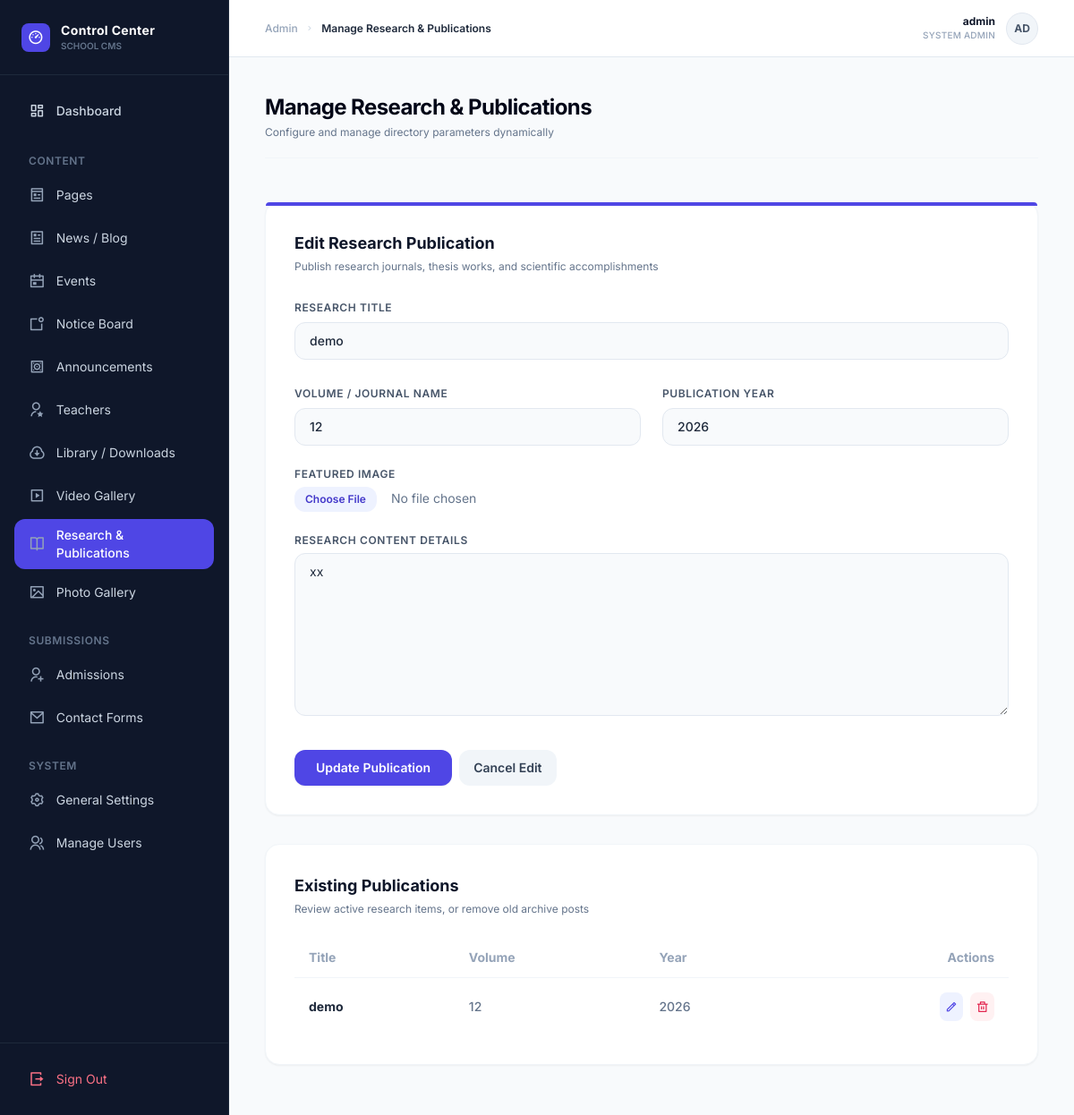
Page /admin/manage_research.php?edit=1 (signed in) on the committed database.
### tables this page shows
CREATE TABLE `research_publications` (
  `id` int(11) NOT NULL,
  `title` varchar(255) NOT NULL,
  `content` text NOT NULL,
  `volume` varchar(50) DEFAULT NULL,
  `year` varchar(10) DEFAULT NULL,
  `image_path` varchar(255) DEFAULT NULL,
  `created_at` timestamp NOT NULL DEFAULT current_timestamp()
);

### admin/manage_research.php (the view, shortened to what this page needs)
<?php
include '../includes/admin_header.php';
$edit_pub = null;
if (isset($_GET['edit'])) {
    $id_to_edit = $_GET['edit'];
    $stmt = $conn->prepare("SELECT * FROM research_publications WHERE id = ?");
    $stmt->bind_param("i", $id_to_edit);
    $stmt->execute();
    $edit_pub = $stmt->get_result()->fetch_assoc();
}
$publications_result = $conn->query("SELECT * FROM research_publications ORDER BY id DESC");
?>
<div class="max-w-6xl mx-auto space-y-8 py-4">
    <div class="bg-white rounded-2xl border border-slate-100 shadow-sm p-6 lg:p-8 relative">
        <div class="absolute top-0 left-0 right-0 h-1 bg-indigo-600 rounded-t-2xl"></div>
        <div class="mb-6">
            <h3 class="text-lg font-bold text-slate-900"><?= $edit_pub ? 'Edit Research Publication' : 'Add New Research Publication' ?></h3>
            <p class="text-xs text-slate-500 mt-1">Publish research journals, thesis works, and scientific accomplishments</p>
        </div>
        <form action="manage_research.php" method="POST" enctype="multipart/form-data" class="space-y-6">
            <div class="grid grid-cols-1 md:grid-cols-2 gap-6">
                <div class="space-y-1.5 md:col-span-2">
                    <label for="title" class="text-xs font-semibold text-slate-600 uppercase tracking-wider">Research Title</label>
                    <input
                        type="text"
                        name="title"
                        id="title"
                        value="<?= htmlspecialchars($edit_pub['title'] ?? '') ?>"
                        placeholder="e.g. Impact of Machine Learning on Climate Data Processing"
                        class="w-full px-4 py-2.5 bg-slate-50 border border-slate-200 rounded-xl focus:outline-none focus:ring-2 focus:ring-indigo-500/20 focus:border-indigo-500 focus:bg-white text-sm transition font-medium"
                        required
                    >
                </div>
                <div class="space-y-1.5">
                    <label for="volume" class="text-xs font-semibold text-slate-600 uppercase tracking-wider">Volume / Journal Name</label>
                    <input
                        type="text"
                        name="volume"
                        id="volume"
                        value="<?= htmlspecialchars($edit_pub['volume'] ?? '') ?>"
                        placeholder="e.g. Vol. 14 or DMU Journal"
                        class="w-full px-4 py-2.5 bg-slate-50 border border-slate-200 rounded-xl focus:outline-none focus:ring-2 focus:ring-indigo-500/20 focus:border-indigo-500 focus:bg-white text-sm transition font-medium"
                    >
                </div>
                <div class="space-y-1.5">
                    <label for="year" class="text-xs font-semibold text-slate-600 uppercase tracking-wider">Publication Year</label>
                    <input
                        type="text"
                        name="year"
                        id="year"
                        value="<?= htmlspecialchars($edit_pub['year'] ?? '') ?>"
                        placeholder="e.g. 2026"
                        class="w-full px-4 py-2.5 bg-slate-50 border border-slate-200 rounded-xl focus:outline-none focus:ring-2 focus:ring-indigo-500/20 focus:border-indigo-500 focus:bg-white text-sm transition font-medium"
                    >
                </div>
                <div class="space-y-1.5 md:col-span-2">
                    <label for="research_image" class="text-xs font-semibold text-slate-600 uppercase tracking-wider block">Featured Image</label>
                    <input
                        type="file"
                        name="research_image"
                        id="research_image"
                        class="block w-full text-sm text-slate-500 file:mr-4 file:py-1.5 file:px-3 file:rounded-xl file:border-0 file:text-xs file:font-semibold file:bg-indigo-50 file:text-indigo-700 hover:file:bg-indigo-100 transition cursor-pointer"
                    >
                </div>
                <div class="space-y-1.5 md:col-span-2">
                    <label for="content" class="text-xs font-semibold text-slate-600 uppercase tracking-wider block font-bold">Research Content Details</label>
                    <textarea
                        name="content"
                        id="content"
                        rows="8"
                        placeholder="Provide details of the research publications, full thesis writeups, abstracts, or external publication links."
                        class="w-full px-4 py-2.5 bg-slate-50 border border-slate-200 rounded-xl focus:outline-none focus:ring-2 focus:ring-indigo-500/20 focus:border-indigo-500 focus:bg-white text-sm transition"
                        required
                    ><?= htmlspecialchars($edit_pub['content'] ?? '') ?></textarea>
                </div>
            </div>
            <div class="flex items-center gap-2 pt-2">
                <button
                    type="submit"
                    class="bg-indigo-600 hover:bg-indigo-700 text-white text-sm font-semibold py-2.5 px-6 rounded-xl transition shadow-sm active:scale-[0.98]"
                >
                    <?= $edit_pub ? 'Update Publication' : 'Publish Research' ?>
                </button>
                <?php if ($edit_pub): ?>
                    <a
                        href="manage_research.php"
                        class="bg-slate-100 hover:bg-slate-200 text-slate-700 text-sm font-semibold py-2.5 px-4 rounded-xl transition"
                    >
                        Cancel Edit
                    </a>
                <?php endif; ?>
            </div>
        </form>
    </div>
    <div class="bg-white rounded-2xl border border-slate-100 shadow-sm p-6 lg:p-8">
        <div class="mb-6">
            <h3 class="text-lg font-bold text-slate-900">Existing Publications</h3>
            <p class="text-xs text-slate-500 mt-1">Review active research items, or remove old archive posts</p>
        </div>
        <div class="overflow-x-auto">
            <table class="w-full text-left border-collapse text-sm">
                <thead>
                    <tr class="border-b border-slate-100 text-slate-400 font-semibold">
                        <th class="py-3 px-4">Title</th>
                        <th class="py-3 px-4">Volume</th>
                        <th class="py-3 px-4">Year</th>
                        <th class="py-3 px-4 text-right">Actions</th>
                    </tr>
                </thead>
                <tbody class="divide-y divide-slate-100 text-slate-700 font-medium">
                    <?php if ($publications_result && $publications_result->num_rows > 0): ?>
                        <?php while ($pub = $publications_result->fetch_assoc()): ?>
                            <tr>
                                <td class="py-4 px-4 font-bold text-slate-800">
                                    <?= htmlspecialchars($pub['title']) ?>
                                </td>
                                <td class="py-4 px-4 text-slate-500">
                                    <?= htmlspecialchars($pub['volume'] ?? 'N/A') ?>
                                </td>
                                <td class="py-4 px-4 text-slate-500">
                                    <?= htmlspecialchars($pub['year'] ?? 'N/A') ?>
                                </td>
                                <td class="py-4 px-4 text-right">
                                    <div class="flex items-center justify-end gap-2">
                                        <a href="manage_research.php?edit=<?= $pub['id'] ?>" class="p-1.5 bg-indigo-50 hover:bg-indigo-100 text-indigo-600 rounded-lg transition inline-flex items-center justify-center">
                                            <i class="ri-pencil-line text-sm"></i>
                                        </a>
                                        <form action="manage_research.php" method="POST" class="inline" onsubmit="return confirm('Are you sure you want to delete this publication?');">
                                            <button type="submit" name="delete" class="p-1.5 bg-rose-50 hover:bg-rose-100 text-rose-600 rounded-lg transition inline-flex items-center justify-center">
                                                <i class="ri-delete-bin-line text-sm"></i>
                                            </button>
                                        </form>
                                    </div>
                                </td>
                            </tr>
                        <?php endwhile; ?>
                    <?php endif; ?>
                </tbody>
            </table>
        </div>
    </div>
</div>
<?php include '../includes/admin_footer.php'; ?>

### includes/admin_header.php (style rules this page uses)
body { font-family: 'Inter', sans-serif; }

### rows in the picture
research_publications: title "demo", volume "12", year "2026", content "xx"

### other values in the picture
$page_title "Manage Research & Publications"
$_SESSION["admin_username"] "admin"
substr(htmlspecialchars($_SESSION["admin_username"] ?? 'Ad'), 0, 2) "AD"
